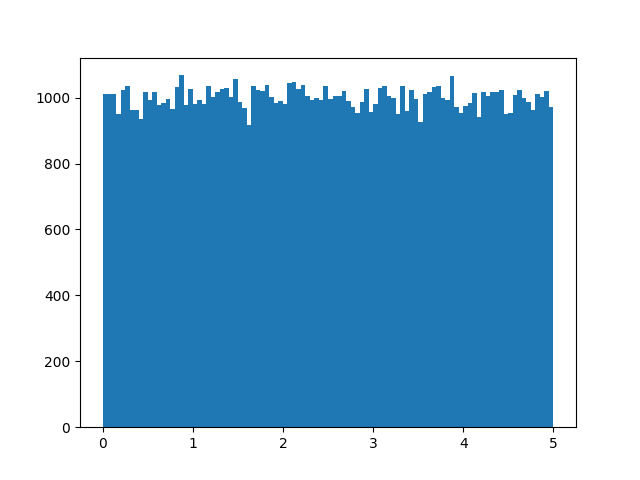

The script that drew this image:
import numpy
import matplotlib.pyplot as plt


x = numpy.random.uniform(0.0, 5.0, 100000)

plt.hist(x, 100)

plt.show()
